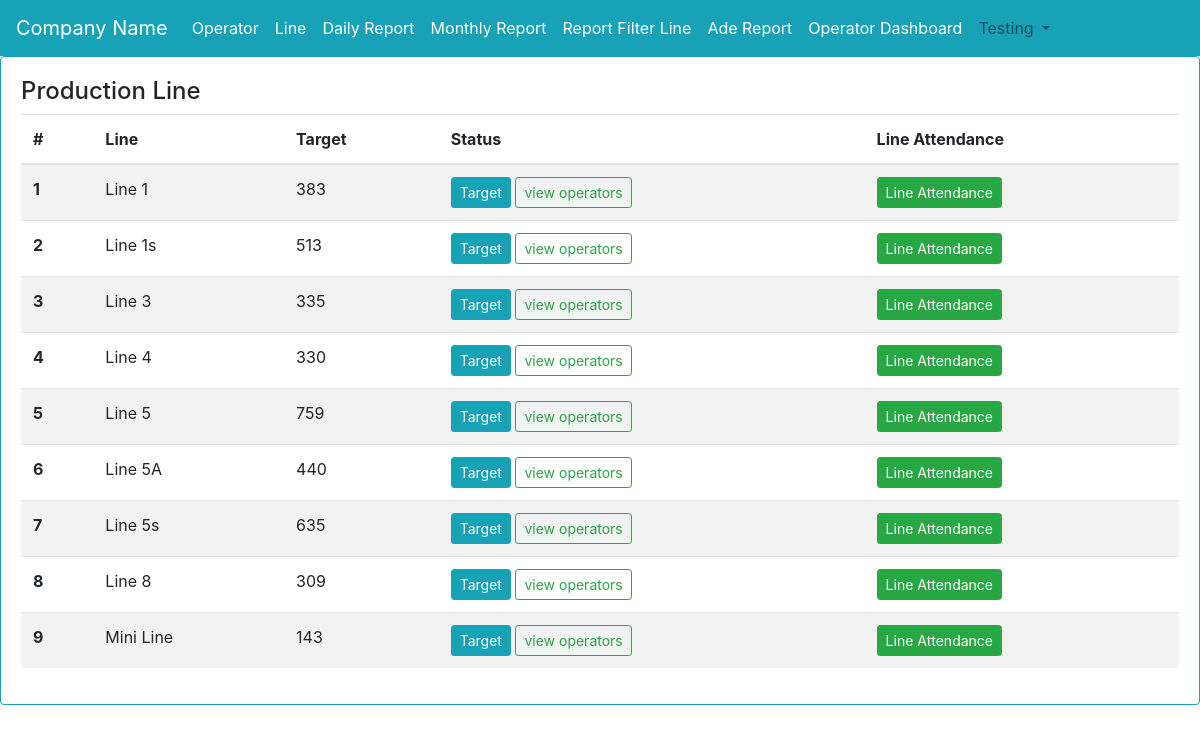
The app's page /, older data.
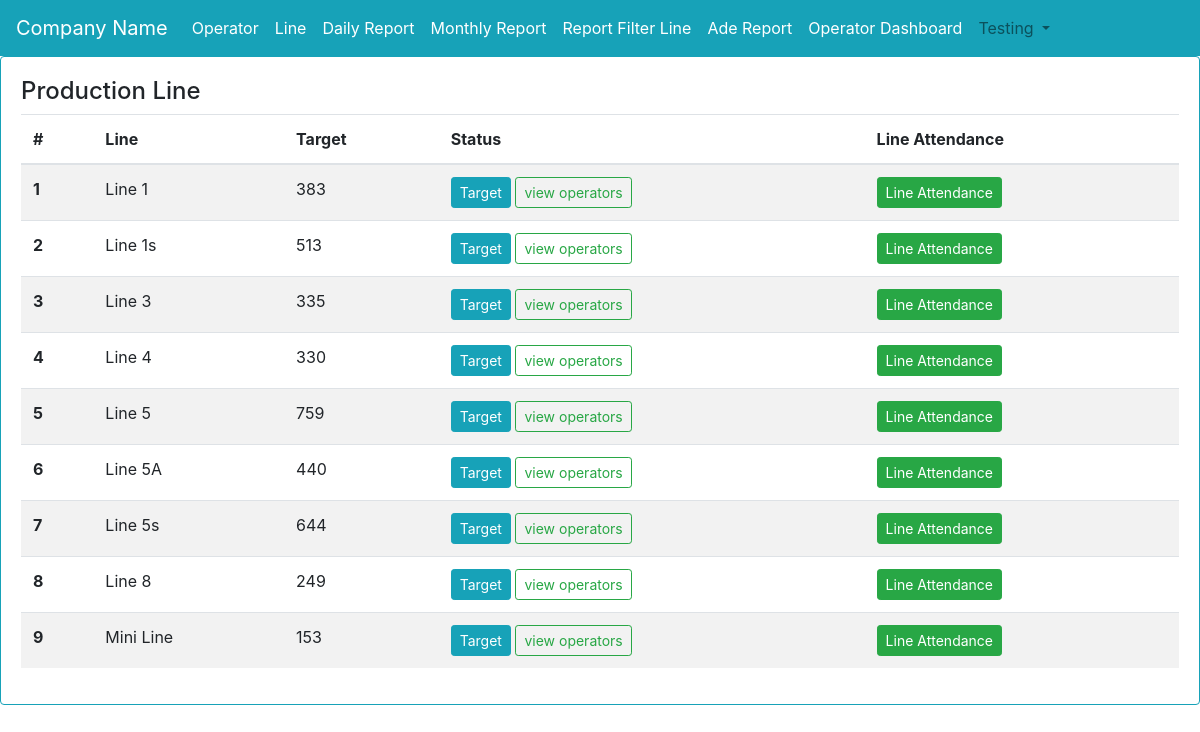
The same page, newer data.
### myapp/models.py (models this page shows, shortened)
class line(models.Model):
    line_name = models.CharField(max_length=255)
    target = models.PositiveIntegerField(default=0)

### myapp/views.py (the view)
# urls.py: path('', views.linelist, name='linelist'),
def linelist(request):
    lis = line.objects.all()
    context = {'lis':lis}
    return render(request, 'line.html', context)

### templates/line.html (shortened to what this page needs)
{% extends 'base.html' %}
{% block content %}
<div class="card border-info mb-3">
  <div class="card-body">
<h4>Production Line</h4>
<table class="table table-striped" id="invlist">
  <thead>
    <tr class="lilisttr">
      <th scope="col">#</th>
      <th scope="col">Line</th>
      <th scope="col">Target</th>
      <th scope="col">Status</th>
      <th scope="col">Line Attendance</th>
    </tr>
  </thead>
  <tbody id="linelistTbl">
  	{% for i in lis %}
    <tr class="linetr">
      <th scope="row" class="lid">{{i.id}}</th>
      <td>{{i.line_name}}</td>
      <td>{{i.target}}</td>
      <td>
<button type="button" class="btn btn-sm btn-info" data-toggle="modal" data-target="#lineu-{{i.id}}">
  Target
</button>
    <a href="{% url 'myapp:operatoratt' i.id %}" class="btn btn-sm btn-outline-success">view operators</a>
      </td>
      <td>
        <button type="button" class="lineatt btn btn-sm btn-success">Line Attendance</button>
      </td>
    </tr>
    {% endfor %}
  </tbody>
</table>
  </div>
</div>
{% endblock content %}

### templates/base.html (shortened to what this page needs)
{% load static %}
<!doctype html>
<html lang="en">
  <head>
    <link rel="stylesheet" href="https://cdn.jsdelivr.net/npm/bootstrap@4.6.2/dist/css/bootstrap.min.css">
<link rel="stylesheet" href="https://cdn.datatables.net/2.0.7/css/dataTables.dataTables.css" />
<link rel="stylesheet" href="https://cdn.datatables.net/buttons/3.0.2/css/buttons.dataTables.css" />
<link rel="stylesheet" type="text/css" href="https://cdn.datatables.net/datetime/1.5.2/css/dataTables.dateTime.min.css">
<link rel="stylesheet" type="text/css" href="https://cdnjs.cloudflare.com/ajax/libs/font-awesome/6.0.0-beta3/css/all.min.css">
  </head>
  <body>
  	<nav class="navbar navbar-expand-lg navbar-light bg-info">
  <a class="navbar-brand text-white" href="#">Company Name</a>
  <div class="collapse navbar-collapse" id="navbarNavDropdown">
    <ul class="navbar-nav">
      <li class="nav-item active">
        <a class="nav-link text-white" href="{% url 'myapp:operatorlist' %}">Operator <span class="sr-only">(current)</span></a>
      </li>
      <li class="nav-item">
        <a class="nav-link text-white" href="{% url 'myapp:linelist' %}">Line <span class="sr-only">(current)</span></a>
      </li>
      <li class="nav-item">
        <a class="nav-link text-white" href="{% url 'myapp:daily_rep_view' %}">Daily Report <span class="sr-only">(current)</span></a>
      </li>
      <li class="nav-item">
        <a class="nav-link text-white" href="{% url 'myapp:monthly_report' %}">Monthly Report <span class="sr-only">(current)</span></a>
      </li>
      <li class="nav-item">
        <a class="nav-link text-white" href="{% url 'myapp:monthly_filterby_line' %}">Report Filter Line</a>
      </li>
      <li class="nav-item">
        <a class="nav-link text-white" href="{% url 'myapp:operator_reportgroup' %}">Ade Report</a>
      </li>
      <li class="nav-item">
        <a class="nav-link text-white" href="{% url 'myapp:line_operator_dash' %}">Operator Dashboard</a>
      </li>
      <li class="nav-item dropdown">
        <a class="nav-link dropdown-toggle" href="#" id="navbarDropdown" role="button" data-toggle="dropdown" aria-haspopup="true" aria-expanded="false">
          Testing
        </a>
      </li>
    </ul>
  </div>
</nav>
    <div class="jumbotron-fluid">
{% block content %}
{% endblock content %}
</div>
  </body>
</html>

Row changes from the older to the newer data that the page shows:
changed line "Line 5s": target "635" → "644"
changed line "Line 8": target "309" → "249"
changed line "Mini Line": target "143" → "153"
